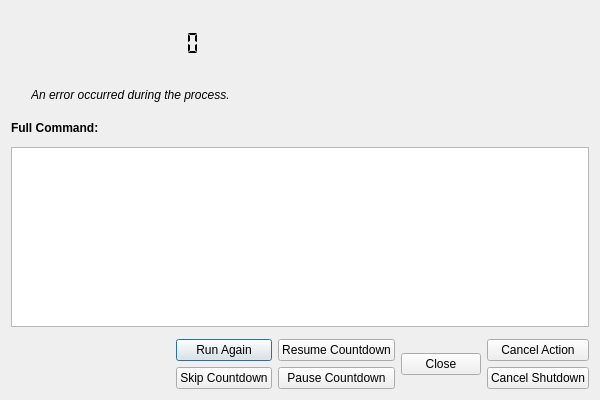
<?xml version="1.0" encoding="UTF-8"?>
<ui version="4.0">
 <class>PostActionRunner</class>
 <widget class="QDialog" name="PostActionRunner">
  <property name="geometry">
   <rect>
    <x>0</x>
    <y>0</y>
    <width>600</width>
    <height>400</height>
   </rect>
  </property>
  <property name="windowTitle">
   <string>Post-Action Runner</string>
  </property>
  <layout class="QVBoxLayout" name="verticalLayout_3" stretch="0,0,0,0,1,0">
   <property name="spacing">
    <number>12</number>
   </property>
   <item>
    <layout class="QHBoxLayout" name="horizontalLayout_2" stretch="0,0,0,6">
     <item>
      <widget class="QLabel" name="label_action_icon">
       <property name="sizePolicy">
        <sizepolicy hsizetype="Fixed" vsizetype="Fixed">
         <horstretch>0</horstretch>
         <verstretch>0</verstretch>
        </sizepolicy>
       </property>
       <property name="minimumSize">
        <size>
         <width>64</width>
         <height>64</height>
        </size>
       </property>
       <property name="text">
        <string notr="true">&lt;icon&gt;</string>
       </property>
      </widget>
     </item>
     <item>
      <layout class="QVBoxLayout" name="verticalLayout_4">
       <property name="spacing">
        <number>4</number>
       </property>
       <property name="rightMargin">
        <number>18</number>
       </property>
       <item>
        <spacer name="verticalSpacer_2">
         <property name="orientation">
          <enum>Qt::Vertical</enum>
         </property>
         <property name="sizeHint" stdset="0">
          <size>
           <width>20</width>
           <height>0</height>
          </size>
         </property>
        </spacer>
       </item>
       <item>
        <widget class="QLabel" name="label_what">
         <property name="text">
          <string notr="true">&lt;doing what&gt;</string>
         </property>
        </widget>
       </item>
       <item>
        <widget class="QLabel" name="label_remaining_time">
         <property name="text">
          <string notr="true">&lt;remaining time&gt;</string>
         </property>
        </widget>
       </item>
       <item>
        <spacer name="verticalSpacer_3">
         <property name="orientation">
          <enum>Qt::Vertical</enum>
         </property>
         <property name="sizeHint" stdset="0">
          <size>
           <width>20</width>
           <height>0</height>
          </size>
         </property>
        </spacer>
       </item>
      </layout>
     </item>
     <item>
      <widget class="QLCDNumber" name="lcdNumber_shutdown">
       <property name="sizePolicy">
        <sizepolicy hsizetype="Expanding" vsizetype="Minimum">
         <horstretch>0</horstretch>
         <verstretch>0</verstretch>
        </sizepolicy>
       </property>
       <property name="minimumSize">
        <size>
         <width>0</width>
         <height>48</height>
        </size>
       </property>
       <property name="frameShape">
        <enum>QFrame::NoFrame</enum>
       </property>
       <property name="digitCount">
        <number>5</number>
       </property>
       <property name="segmentStyle">
        <enum>QLCDNumber::Flat</enum>
       </property>
      </widget>
     </item>
     <item>
      <spacer name="horizontalSpacer">
       <property name="orientation">
        <enum>Qt::Horizontal</enum>
       </property>
       <property name="sizeHint" stdset="0">
        <size>
         <width>40</width>
         <height>20</height>
        </size>
       </property>
      </spacer>
     </item>
    </layout>
   </item>
   <item>
    <layout class="QHBoxLayout" name="horizontalLayout_4">
     <property name="spacing">
      <number>4</number>
     </property>
     <item>
      <widget class="QLabel" name="label_error_icon">
       <property name="sizePolicy">
        <sizepolicy hsizetype="Fixed" vsizetype="Fixed">
         <horstretch>0</horstretch>
         <verstretch>0</verstretch>
        </sizepolicy>
       </property>
       <property name="minimumSize">
        <size>
         <width>16</width>
         <height>16</height>
        </size>
       </property>
       <property name="text">
        <string notr="true">&lt;icon&gt;</string>
       </property>
      </widget>
     </item>
     <item>
      <widget class="QLabel" name="label_error">
       <property name="font">
        <font>
         <italic>true</italic>
        </font>
       </property>
       <property name="text">
        <string>An error occurred during the process.</string>
       </property>
      </widget>
     </item>
    </layout>
   </item>
   <item>
    <spacer name="verticalSpacer">
     <property name="orientation">
      <enum>Qt::Vertical</enum>
     </property>
     <property name="sizeType">
      <enum>QSizePolicy::Fixed</enum>
     </property>
     <property name="sizeHint" stdset="0">
      <size>
       <width>20</width>
       <height>6</height>
      </size>
     </property>
    </spacer>
   </item>
   <item>
    <widget class="QLabel" name="label_2">
     <property name="font">
      <font>
       <weight>75</weight>
       <bold>true</bold>
      </font>
     </property>
     <property name="text">
      <string>Full Command:</string>
     </property>
    </widget>
   </item>
   <item>
    <widget class="QPlainTextEdit" name="plainTextEdit_command">
     <property name="plainText">
      <string notr="true"/>
     </property>
     <property name="textInteractionFlags">
      <set>Qt::TextEditorInteraction</set>
     </property>
    </widget>
   </item>
   <item>
    <layout class="QHBoxLayout" name="horizontalLayout_3">
     <property name="spacing">
      <number>6</number>
     </property>
     <item>
      <spacer name="horizontalSpacer_3">
       <property name="orientation">
        <enum>Qt::Horizontal</enum>
       </property>
       <property name="sizeHint" stdset="0">
        <size>
         <width>0</width>
         <height>0</height>
        </size>
       </property>
      </spacer>
     </item>
     <item>
      <layout class="QVBoxLayout" name="verticalLayout_5">
       <item>
        <widget class="QPushButton" name="pushButton_again">
         <property name="text">
          <string>Run Again</string>
         </property>
         <property name="icon">
          <iconset theme="debug-run"/>
         </property>
        </widget>
       </item>
       <item>
        <widget class="QPushButton" name="pushButton_skip_countdown">
         <property name="text">
          <string>Skip Countdown</string>
         </property>
         <property name="icon">
          <iconset theme="media-skip-forward"/>
         </property>
        </widget>
       </item>
      </layout>
     </item>
     <item>
      <layout class="QVBoxLayout" name="verticalLayout">
       <item>
        <widget class="QPushButton" name="pushButton_resume">
         <property name="sizePolicy">
          <sizepolicy hsizetype="Minimum" vsizetype="Fixed">
           <horstretch>0</horstretch>
           <verstretch>0</verstretch>
          </sizepolicy>
         </property>
         <property name="text">
          <string>Resume Countdown</string>
         </property>
         <property name="icon">
          <iconset theme="media-playback-start"/>
         </property>
        </widget>
       </item>
       <item>
        <widget class="QPushButton" name="pushButton_pause">
         <property name="text">
          <string>Pause Countdown</string>
         </property>
         <property name="icon">
          <iconset theme="media-playback-pause"/>
         </property>
        </widget>
       </item>
      </layout>
     </item>
     <item>
      <widget class="QPushButton" name="pushButton_close">
       <property name="text">
        <string>Close</string>
       </property>
       <property name="icon">
        <iconset theme="window-close"/>
       </property>
      </widget>
     </item>
     <item>
      <layout class="QVBoxLayout" name="verticalLayout_2">
       <item>
        <widget class="QPushButton" name="pushButton_cancel_action">
         <property name="text">
          <string>Cancel Action</string>
         </property>
         <property name="icon">
          <iconset theme="dialog-cancel"/>
         </property>
        </widget>
       </item>
       <item>
        <widget class="QPushButton" name="pushButton_cancel_shutdown">
         <property name="text">
          <string>Cancel Shutdown</string>
         </property>
         <property name="icon">
          <iconset theme="dialog-cancel">
           <normaloff>.</normaloff>.</iconset>
         </property>
        </widget>
       </item>
      </layout>
     </item>
    </layout>
   </item>
  </layout>
 </widget>
 <resources/>
 <connections/>
</ui>
